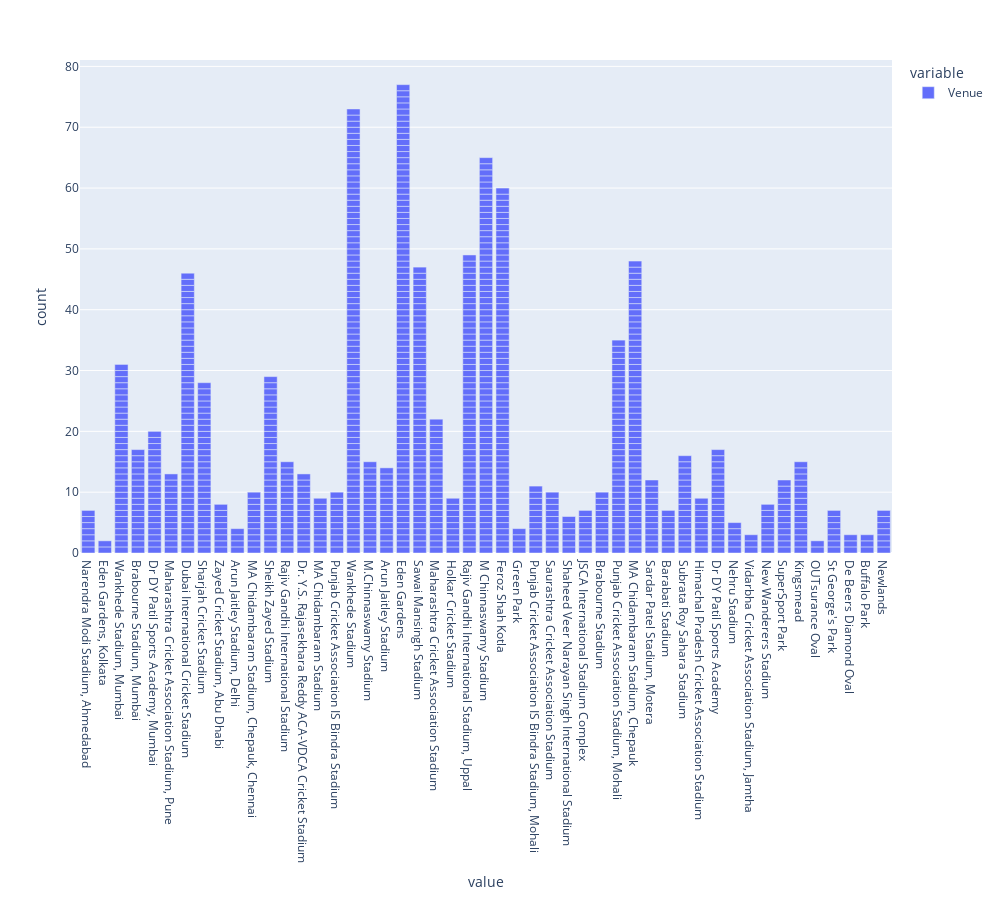

This figure's notebook cell:
### Code cell
fig= px.bar(matches['Venue'],width=1000, height=900)
fig.show()

### Figure 1 — Plotly figure (JSON) as saved in the notebook; plotly's stock layout.template omitted (floating-point values rounded to 4 significant figures; data arrays with more than 128 entries replaced by an {"elided": "..."} marker saying what was removed)
{"data": [{"alignmentgroup": "True", "hovertemplate": "variable=Venue<br>value=%{x}<br>count=%{y}<extra></extra>", "legendgroup": "Venue", "marker": {"color": "#636efa", "pattern": {"shape": ""}}, "name": "Venue", "offsetgroup": "Venue", "orientation": "v", "showlegend": true, "textposition": "auto", "x": {"elided": "950 str values"}, "xaxis": "x", "y": {"elided": "950 int values"}, "yaxis": "y", "type": "bar"}], "layout": {"xaxis": {"anchor": "y", "domain": [0, 1], "title": {"text": "value"}}, "yaxis": {"anchor": "x", "domain": [0, 1], "title": {"text": "count"}}, "legend": {"title": {"text": "variable"}, "tracegroupgap": 0}, "margin": {"t": 60}, "barmode": "relative", "height": 900, "width": 1000}}
